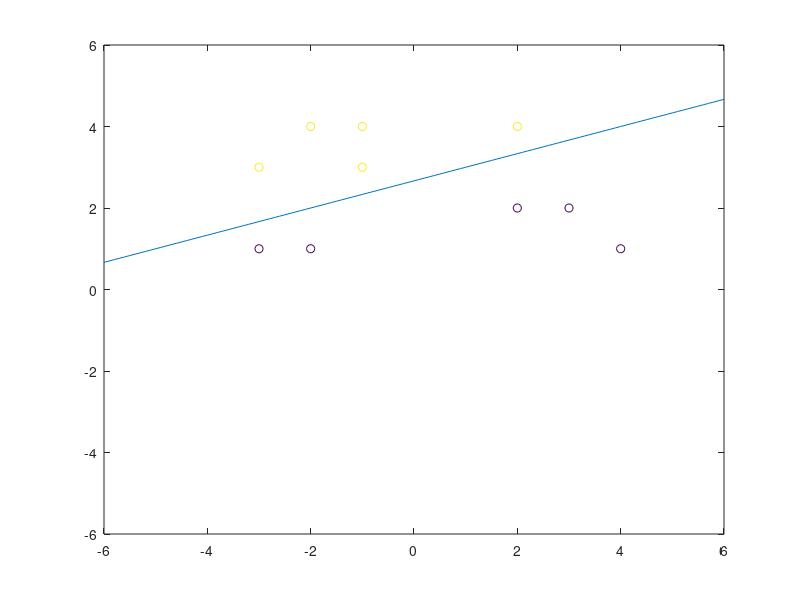

Source code (MATLAB):
%% Initialization
data = [-3 1 -1;
        -3 3 1;
        -2 1 -1;
        -2 4 1;
        -1 3 1;
        -1 4 1;
         2 2 -1;
         2 4 1;
         3 2 -1;
         4 1 -1;];


% Create all vectors
inputs = data(:,1:2);
inputsExtended = [inputs ones(size(inputs,1),1)];
classes = data(:,3);
w = [0,0,0];
       
% Extended weight vectors; each iteration adds one more row
% Since we don't know the exact number of rows in advance, we preallocate the matrix with a maximum size and crop the result in the end
maxVectors = 100;
vectorDimension = 3;
wExtendedMat = zeros(maxVectors, vectorDimension);
L = size(data, 1);
numberOfOptimizations = 1;
wExtendedMat(numberOfOptimizations,:) = w;

changesInLastIteration = 1;
while changesInLastIteration > 0
    changesInLastIteration = 0;
    for c = 1:size(inputs,1)
        currentInput = inputsExtended(c,:);
        desiredClass = classes(c,:);
        calculatedOutput = w * transpose(currentInput);
        
        % Wrong class
        if calculatedOutput <= 0 && desiredClass > 0
            w += currentInput;
        elseif calculatedOutput >= 0 && desiredClass < 0
            w -= currentInput;
        end
        
        % Plot the updated weights
        if calculatedOutput * desiredClass <= 0
            changesInLastIteration += 1;
            numberOfOptimizations += 1;
            wExtendedMat(numberOfOptimizations,:) = w;
            
            x = y = 0;
            if w(2) == 0 
                y = -6:0.1:6;
                x = -w(3)/w(1);
            else
                x = -6:0.1:6;
                y = -(w(1)*x + w(3))/w(2);
            end
            clf();
            plot(x,y);
            hold on;
            scatter(data(:,1), data(:,2), [], data(:,3));
            axis([-6 6 -6 6]);

            while waitforbuttonpress ~= 1
            end
        end
           
    end
end

% Remove unused weight vector entries
wExtendedMat = wExtendedMat(1:numberOfOptimizations, :);
